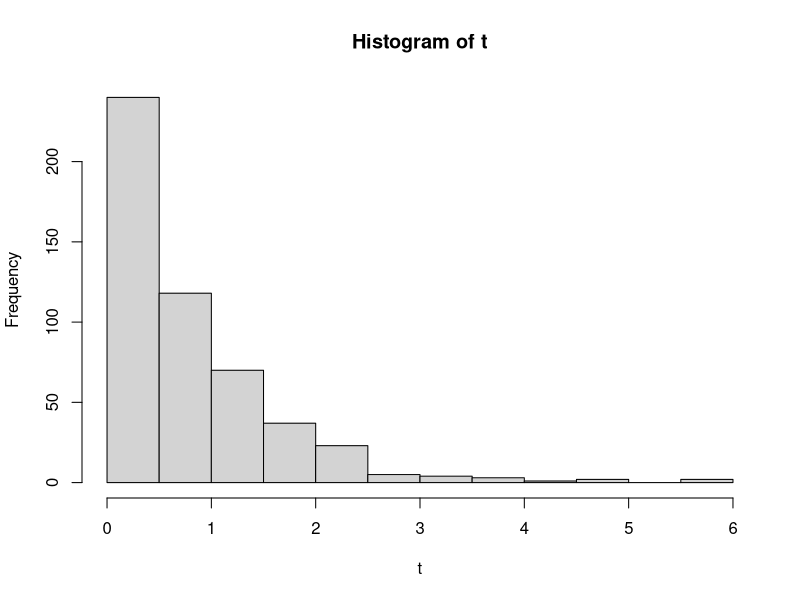

Here is the R script that generated this plot: (Note: this script raises an error after producing the figure.)
# This is the data generation script for the exercise in analyzing cooties survival.


library(tidyverse)
library(lubridate)


set.seed(1)
n <- 1000


# Generate birthdates in a skewed distribution
# (Birthdates are being used instead of age for the sake of inconvenience--
# it is an exercise to convert birthdays to age.
trial_entrance = sample(
    seq(as.Date('2010-01-01'), as.Date('2012-12-30'),
        by = 'day'), n)
sample_age <- rpois(n, 8)    # Age is not actually Poisson distributed but these are just convenient numbers
dob_year <- as.integer(year(trial_entrance) - sample_age)
dob_month_text <- sample(month.name, n, replace = T)
dob_day <- sample(c(1, 28), n, replace = T)    # No one is born on the 29th-31st because that would be too much work
dob_text <- paste(dob_month_text, dob_day, dob_year, sep = ' ')


dob_day_num <- sample(seq(1, 28), n, replace = T)
dob_month_num <- match(dob_month_text, month.name)
dob <- paste(dob_month_num, dob_day_num, dob_year, sep = '/')

# Generate data
cooties <- data.frame(
    id = seq(1, n),
    sex = sample(c(1, 0), n, replace = T),    # 1 is Male
    date_of_birth = dob_text,
    age_continuous = sample_age,
    treatment_arm = sample(c(1, 0), n, replace = T),    # 1 is Cooticure
    trial_entrance = sample(
        seq(as.Date('2010-01-01'), as.Date('2012-12-30'),
                    by = 'day'), n)
)

# Generate survival in days
# Survival is a function of treatment arm, age, and sex, based on a logistic
# function
# A portion of samples are also tagged as being censored to simulate dropouts


# The data are currently modeled with a random chance of dying based on a normal distribution.
# A better way to model this is to model time to death with an exponential distribution, and then randomly censor some individuals

modifier <- (0.2 * cooties$age_continuous 
           + 1.0 * cooties$sex
           - 3.0 * cooties$treatment_arm
           + 0.05 * cooties$age_continuous*cooties$treatment_arm)

# s <- rnorm(n, mean = modifier, sd = abs(mean(modifier) / 2))
# prob_of_death <- 1 / (1 + exp(-s))

t <- rexp(n, rate= (1 
                    + 0.01 * cooties$age_continuous
                    + 0.5 * cooties$sex
                    - 3 * cooties$treatment_arm
                    + 0.05 * cooties$age_continuous*cooties$treatment_arm))
hist(t)

cooties_new <- cooties %>%
  mutate()


cooties <- cooties %>%
    mutate(death = runif(n, 0, 1) < prob_of_death,
           trial_exit = trial_entrance + as.integer(abs(rnorm(n, mean = 1095, sd = 800))),
           trial_exit = if_else(trial_exit > min(trial_exit) + 1826,    # 5 years
                                min(trial_exit) + 1826, trial_exit)) %>%
    select(-age_continuous)

cooties <- mutate(cooties, days_in_trial = as.numeric(trial_exit - trial_entrance))

survival <- survfit(
  Surv(time = days_in_trial / 365.25, event = death) ~ treatment_arm,
  data = cooties)

ggsurvplot(survival,
           linetype = 'strata',
           conf.int = T,
           pval = T)



write_csv(cooties, 'cooties_data.csv')
